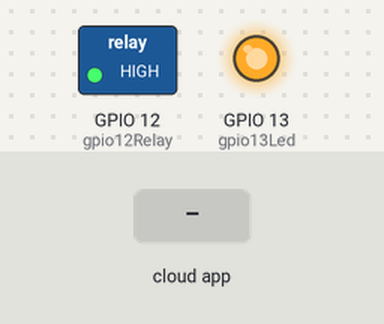
This sketch was run on a simulated ESP8266 (NodeMCU). Parts: switched loads named in the sketch (green lamp = pin HIGH), output pins drawn as LEDs (lit = HIGH). The inputs (shaded band) are chosen by the test bench. WiFi joins after 1.5 s; servers stay silent unless stated.

Above: at 2.8 s.
2.9 s: the phone or cloud app sets switchState to off
At 3.2 s:
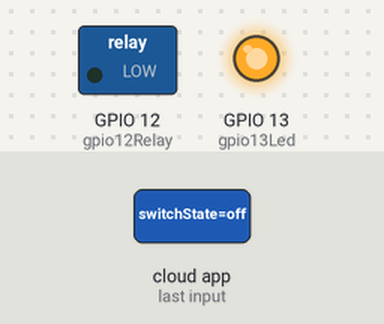
4.4 s: the phone or cloud app sets switchState to on
At 5.6 s:
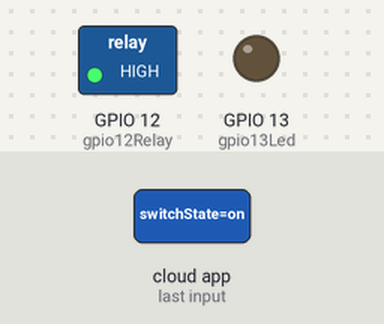
Timing chart, 0 to 7.4 s (numbered marks = the images above; inputs shaded):
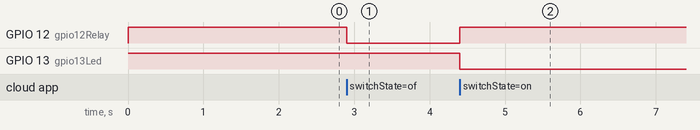

The sketch:

sketch_sonoff.ino
```cpp
#include <ESP8266WiFi.h>
#include "FirebaseESP8266.h"

#define FIREBASE_HOST "phys-labs.firebaseio.com"
#define FIREBASE_AUTH "is9YhJowq75WQr9Ioc2M6X3714p4owRZZSXdPiYA"
// Home WiFi
//#define WIFI_SSID "4G-UFI-954054"
//#define WIFI_PASSWORD "DaniIl_1998"
// Gorchakov
#define WIFI_SSID "ELTEX-F8BB"
#define WIFI_PASSWORD "GP21326554"
// Kolesnikov
//#define WIFI_SSID "TP-Link_790C"
//#define WIFI_PASSWORD "16956483"
// Mobile WiFi
//#define WIFI_SSID "Neffos X1 Lite"
//#define WIFI_PASSWORD "12345678"
// 324 WiFi
//#define WIFI_SSID "koef-324"
//#define WIFI_PASSWORD "A$pddmIedp"

//Define Firebase Data objects
FirebaseData firebaseData;

String URL_TO_SWITCH_STATE = "labs/kundtStepper/switchState";
String switchState = "off";

int gpio13Led = 13;
int gpio12Relay = 12;

void setup(void) {
  // preparing GPIOs
  pinMode(gpio13Led, OUTPUT);
  digitalWrite(gpio13Led, HIGH);

  pinMode(gpio12Relay, OUTPUT);
  digitalWrite(gpio12Relay, HIGH);

  Serial.begin(115200);
  WiFi.mode(WIFI_STA); //?
  WiFi.begin(WIFI_SSID, WIFI_PASSWORD);
  //  Serial.println("");

  if (WiFi.getAutoConnect() != true) {   //configuration will be saved into SDK flash area
    WiFi.setAutoConnect(true);   //on power-on automatically connects to last used hwAP
  }
  WiFi.setAutoReconnect(true);    //automatically reconnects to hwAP in case it's disconnected

  // Wait for connection
  while (WiFi.status() != WL_CONNECTED) {
    delay(500);
  }
  //  Serial.println("");
  //  Serial.print("Connected to ");
  //  Serial.println(ssid);
  //  Serial.print("IP address: ");
  //  Serial.println(WiFi.localIP());

  Firebase.begin(FIREBASE_HOST, FIREBASE_AUTH);
  Firebase.reconnectWiFi(true);

  //In setup(), set the stream callback function to handle data
  //streamCallback is the function that called when database data changes or updates occurred
  //streamTimeoutCallback is the function that called when the connection between the server
  //and client was timeout during HTTP stream

  Firebase.setStreamCallback(firebaseData, streamCallback, streamTimeoutCallback);

  //In setup(), set the streaming path to "/test/data" and begin stream connection

  if (!Firebase.beginStream(firebaseData, URL_TO_SWITCH_STATE)) {
    //Could not begin stream connection, then print out the error detail
    //    Serial.println(firebaseData.errorReason());
  }
}

//Global function that handles stream data
void streamCallback(StreamData data) {
  //Stream data can be many types which can be determined from function dataType

  switchState = data.stringData();

  if (switchState == "off") {
    digitalWrite(gpio13Led, HIGH);
    digitalWrite(gpio12Relay, LOW);
    delay(1000);
  } else if (switchState == "on") {
    digitalWrite(gpio13Led, LOW);
    digitalWrite(gpio12Relay, HIGH);
    delay(1000);
  }
}

//Global function that notifies when stream connection lost
//The library will resume the stream connection automatically
void streamTimeoutCallback(bool timeout)
{
  if (timeout) {
    //Stream timeout occurred
    //    Serial.println("Stream timeout, resume streaming...");
  }
}

void loop(void) {}
```

Measured:
- after the input at 2.9 s, GPIO 12 (gpio12Relay): HIGH → LOW at once
- after the input at 4.4 s, GPIO 12 (gpio12Relay): LOW → HIGH at once; GPIO 13 (gpio13Led): HIGH → LOW at once
